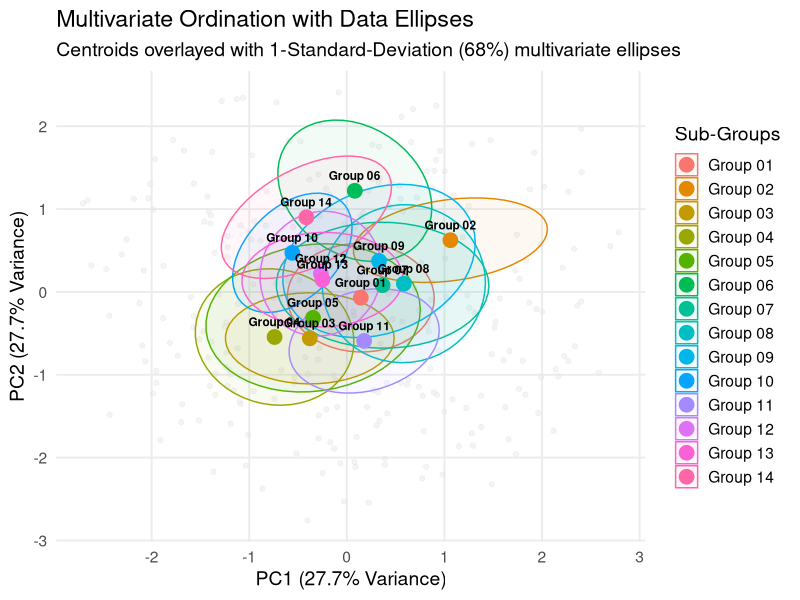
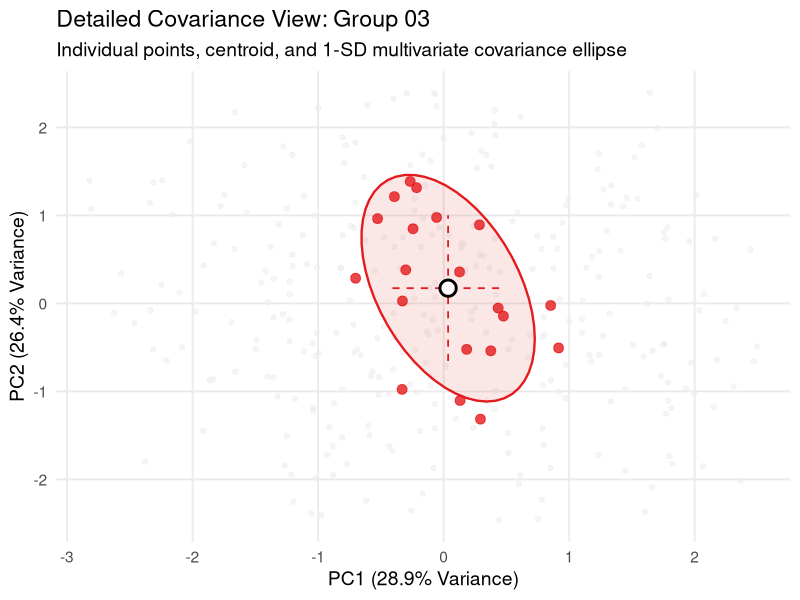
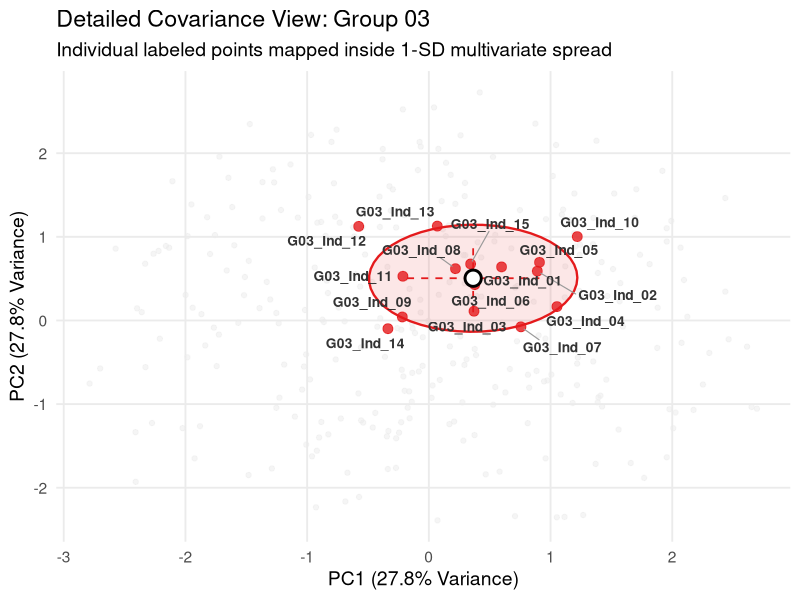
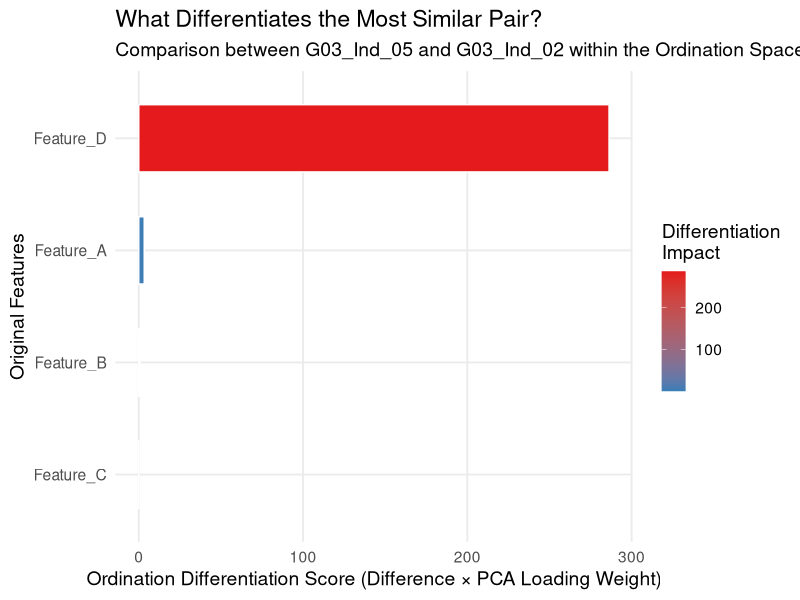

Here is the R script that generated these plots, in order: (Note: this script raises an error after producing the figures.)

#Approach 1
#Within overall space, how are the clusters of zones distributed?

# 1. Load core packages
library(ggplot2)
library(dplyr)

# 2. Generate sample data (Reuse previous structure for continuity)
set.seed(42)
num_background_points <- 300
num_groups <- 14
points_per_group <- 15
group_list <- list()

# Global Background
global_background <- data.frame(
  Feature_A = runif(num_background_points, min = 0, max = 100),
  Feature_B = runif(num_background_points, min = 10, max = 50),
  Feature_C = runif(num_background_points, min = 0, max = 1),
  Feature_D = runif(num_background_points, min = 1000, max = 5000),
  Data_Type = "Global Background Context", Group_ID  = "None"
)

# 14 Sub-groups
for (i in 1:num_groups) {
  center_shift_A <- runif(1, min = 15, max = 85)
  center_shift_B <- runif(1, min = 15, max = 45)
  group_list[[i]] <- data.frame(
    Feature_A = rnorm(points_per_group, mean = center_shift_A, sd = 5),
    Feature_B = rnorm(points_per_group, mean = center_shift_B, sd = 3),
    Feature_C = runif(points_per_group, min = 0.2, max = 0.8),
    Feature_D = runif(points_per_group, min = 1500, max = 4500),
    Data_Type = "Group Observation", Group_ID  = paste("Group", sprintf("%02d", i))
  )
}
all_observations <- bind_rows(global_background, do.call(rbind, group_list))

# 3. Perform Global Ordination (PCA)
pca_matrix <- all_observations %>% select(starts_with("Feature_"))
pca_result <- prcomp(pca_matrix, scale. = TRUE)
var_explained <- round(100 * (pca_result$sdev^2 / sum(pca_result$sdev^2)), 1)

ordination_df <- as.data.frame(pca_result$x) %>%
  bind_cols(all_observations %>% select(Data_Type, Group_ID))

# Extract Group Observations (needed to draw the variance ellipses)
group_observations <- ordination_df %>% filter(Data_Type == "Group Observation")

# Collapse into Centroids (The 14 points)
group_centroids <- group_observations %>%
  group_by(Group_ID) %>%
  summarise(PC1 = mean(PC1), PC2 = mean(PC2), .groups = "drop")

# 4. Generate the Visualization with Multivariate Variance Ellipses
ggplot() +
  # Layer 1: Global background context cloud
  geom_point(data = filter(ordination_df, Data_Type == "Global Background Context"),
             aes(x = PC1, y = PC2), color = "gray90", alpha = 0.4, size = 1.5) +

  # Layer 2: MULTIVARIATE VARIANCE ELLIPSES
  # type = "norm" assumes a multivariate normal distribution.
  # level = 0.68 approximates 1 Standard Deviation in multivariate space.
  # Change level = 0.95 for a 95% Confidence Interval (Standard Error equivalent).
  stat_ellipse(data = group_observations,
               aes(x = PC1, y = PC2, color = Group_ID, fill = Group_ID),
               type = "norm", level = 0.68, geom = "polygon", alpha = 0.05, size = 0.5) +

  # Layer 3: Plot the 14 Group Centroids
  geom_point(data = group_centroids,
             aes(x = PC1, y = PC2, color = Group_ID), size = 4, stroke = 1) +

  # Layer 4: Text Labels for Centroids
  geom_text(data = group_centroids,
            aes(x = PC1, y = PC2, label = Group_ID),
            vjust = -1.2, size = 3, fontface = "bold", show.legend = FALSE) +

  # Fine-tune scales and canvas styling
  labs(
    title = "Multivariate Ordination with Data Ellipses",
    subtitle = "Centroids overlayed with 1-Standard-Deviation (68%) multivariate ellipses",
    x = paste0("PC1 (", var_explained, "% Variance)"),
    y = paste0("PC2 (", var_explained, "% Variance)"),
    color = "Sub-Groups", fill = "Sub-Groups"
  ) +
  theme_minimal(base_size = 14) +
  theme(legend.position = "right", panel.grid.minor = element_blank())










#Approach 2
#For an individual cluster, how are the individual zones distributed?
# 1. Load core packages
library(ggplot2)
library(dplyr)

# 2. Generate sample data (Re-using the exact generation architecture for consistency)
set.seed(42)
num_background_points <- 300
num_groups <- 14
points_per_group <- 20 # Increased slightly to see individual point distribution better
group_list <- list()

# Global Background
global_background <- data.frame(
  Feature_A = runif(num_background_points, min = 0, max = 100),
  Feature_B = runif(num_background_points, min = 10, max = 50),
  Feature_C = runif(num_background_points, min = 0, max = 1),
  Feature_D = runif(num_background_points, min = 1000, max = 5000),
  Data_Type = "Global Background Context", Group_ID  = "None"
)

# 14 Sub-groups
for (i in 1:num_groups) {
  center_shift_A <- runif(1, min = 15, max = 85)
  center_shift_B <- runif(1, min = 15, max = 45)
  group_list[[i]] <- data.frame(
    Feature_A = rnorm(points_per_group, mean = center_shift_A, sd = 6),
    Feature_B = rnorm(points_per_group, mean = center_shift_B, sd = 4),
    Feature_C = runif(points_per_group, min = 0.2, max = 0.8),
    Feature_D = runif(points_per_group, min = 1500, max = 4500),
    Data_Type = "Group Observation", Group_ID  = paste("Group", sprintf("%02d", i))
  )
}
all_observations <- bind_rows(global_background, do.call(rbind, group_list))

# 3. Perform Global Ordination (PCA)
pca_matrix <- all_observations %>% select(starts_with("Feature_"))
pca_result <- prcomp(pca_matrix, scale. = TRUE)
var_explained <- round(100 * (pca_result$sdev^2 / sum(pca_result$sdev^2)), 1)

ordination_df <- as.data.frame(pca_result$x) %>%
  bind_cols(all_observations %>% select(Data_Type, Group_ID))

# ==========================================
# 4. ISOLATE A SINGLE TARGET GROUP
# ==========================================
# Change "Group 03" to whichever of your 14 groups you want to inspect
target_group_name <- "Group 03"

# Extract individual points belonging to ONLY this group
single_group_individuals <- ordination_df %>%
  filter(Group_ID == target_group_name)

# Calculate the precise centroid (multivariate mean) for this single group
single_centroid <- single_group_individuals %>%
  summarise(PC1 = mean(PC1), PC2 = mean(PC2))

# Calculate the univariate standard deviations for the crosshair axis markings
single_sd <- single_group_individuals %>%
  summarise(sd_PC1 = sd(PC1), sd_PC2 = sd(PC2))

# 5. Generate the Single-Group Covariance Plot
ggplot() +
  # Layer 1: Faded global background cloud to preserve total min/max reference bounds
  geom_point(data = filter(ordination_df, Data_Type == "Global Background Context"),
             aes(x = PC1, y = PC2), color = "gray92", alpha = 0.5, size = 1.5) +

  # Layer 2: Covariance Matrix Ellipse (Spread container)
  # level = 0.68 captures roughly 1 Standard Deviation of multivariate space
  stat_ellipse(data = single_group_individuals,
               aes(x = PC1, y = PC2), type = "norm", level = 0.68,
               geom = "polygon", fill = "#E41A1C", color = "#E41A1C", alpha = 0.1, size = 0.8) +

  # Layer 3: Univariate Variance Crosshairs (SD bars intersecting at the centroid)
  geom_segment(aes(x = single_centroid$PC1 - single_sd$sd_PC1, xend = single_centroid$PC1 + single_sd$sd_PC1,
                   y = single_centroid$PC2, yend = single_centroid$PC2),
               color = "#E41A1C", size = 0.6, linetype = "dashed") +
  geom_segment(aes(x = single_centroid$PC1, xend = single_centroid$PC1,
                   y = single_centroid$PC2 - single_sd$sd_PC2, yend = single_centroid$PC2 + single_sd$sd_PC2),
               color = "#E41A1C", size = 0.6, linetype = "dashed") +

  # Layer 4: Plot the INDIVIDUAL points of this group
  geom_point(data = single_group_individuals,
             aes(x = PC1, y = PC2), color = "#E41A1C", size = 3, alpha = 0.8) +

  # Layer 5: Plot the Central Centroid Point
  geom_point(data = single_centroid,
             aes(x = PC1, y = PC2), color = "black", fill = "white", shape = 21, size = 4.5, stroke = 1.5) +

  # Canvas settings and styling labels
  labs(
    title = paste("Detailed Covariance View:", target_group_name),
    subtitle = "Individual points, centroid, and 1-SD multivariate covariance ellipse",
    x = paste0("PC1 (", var_explained[1], "% Variance)"),
    y = paste0("PC2 (", var_explained[2], "% Variance)")
  ) +
  theme_minimal(base_size = 14) +
  theme(panel.grid.minor = element_blank())








#Approach 3
#For an individual cluster, how are the individual zones distributed?
#This adds the labels for each zone

# 1. Load core packages (and ggrepel for smart text layout)
library(ggplot2)
library(dplyr)
library(ggrepel)

# 2. Generate sample data with unique individual subject tags
set.seed(42)
num_background_points <- 300
num_groups <- 14
points_per_group <- 15
group_list <- list()

# Global Background Context
global_background <- data.frame(
  Feature_A = runif(num_background_points, min = 0, max = 100),
  Feature_B = runif(num_background_points, min = 10, max = 50),
  Feature_C = runif(num_background_points, min = 0, max = 1),
  Feature_D = runif(num_background_points, min = 1000, max = 5000),
  Data_Type = "Global Background Context",
  Group_ID  = "None",
  Subject_ID = "None"
)

# 14 Sub-groups with tagged individuals (e.g., "G03_Ind_01")
for (i in 1:num_groups) {
  center_shift_A <- runif(1, min = 15, max = 85)
  center_shift_B <- runif(1, min = 15, max = 45)

  group_name <- paste("Group", sprintf("%02d", i))

  group_list[[i]] <- data.frame(
    Feature_A = rnorm(points_per_group, mean = center_shift_A, sd = 6),
    Feature_B = rnorm(points_per_group, mean = center_shift_B, sd = 4),
    Feature_C = runif(points_per_group, min = 0.2, max = 0.8),
    Feature_D = runif(points_per_group, min = 1500, max = 4500),
    Data_Type = "Group Observation",
    Group_ID  = group_name,
    Subject_ID = paste0("G", sprintf("%02d", i), "_Ind_", sprintf("%02d", 1:points_per_group))
  )
}
all_observations <- bind_rows(global_background, do.call(rbind, group_list))

# 3. Perform Global Ordination (PCA)
pca_matrix <- all_observations %>% select(starts_with("Feature_"))
pca_result <- prcomp(pca_matrix, scale. = TRUE)
var_explained <- round(100 * (pca_result$sdev^2 / sum(pca_result$sdev^2)), 1)

ordination_df <- as.data.frame(pca_result$x) %>%
  bind_cols(all_observations %>% select(Data_Type, Group_ID, Subject_ID))

# ==========================================
# 4. ISOLATE A SINGLE TARGET GROUP
# ==========================================
target_group_name <- "Group 03"

single_group_individuals <- ordination_df %>%
  filter(Group_ID == target_group_name)

single_centroid <- single_group_individuals %>%
  summarise(PC1 = mean(PC1), PC2 = mean(PC2))

single_sd <- single_group_individuals %>%
  summarise(sd_PC1 = sd(PC1), sd_PC2 = sd(PC2))

# 5. Generate the Labeled Covariance Plot
ggplot() +
  # Layer 1: Faded global background cloud
  geom_point(data = filter(ordination_df, Data_Type == "Global Background Context"),
             aes(x = PC1, y = PC2), color = "gray92", alpha = 0.5, size = 1.5) +

  # Layer 2: Covariance Matrix Ellipse (1 Standard Deviation Container)
  stat_ellipse(data = single_group_individuals,
               aes(x = PC1, y = PC2), type = "norm", level = 0.68,
               geom = "polygon", fill = "#E41A1C", color = "#E41A1C", alpha = 0.1, size = 0.8) +

  # Layer 3: Univariance crosshairs
  geom_segment(aes(x = single_centroid$PC1 - single_sd$sd_PC1, xend = single_centroid$PC1 + single_sd$sd_PC1,
                   y = single_centroid$PC2, yend = single_centroid$PC2),
               color = "#E41A1C", size = 0.6, linetype = "dashed") +
  geom_segment(aes(x = single_centroid$PC1, xend = single_centroid$PC1,
                   y = single_centroid$PC2 - single_sd$sd_PC2, yend = single_centroid$PC2 + single_sd$sd_PC2),
               color = "#E41A1C", size = 0.6, linetype = "dashed") +

  # Layer 4: Plot individual observations
  geom_point(data = single_group_individuals,
             aes(x = PC1, y = PC2), color = "#E41A1C", size = 3, alpha = 0.8) +

  # Layer 5: SMART TEXT LABELS FOR INDIVIDUALS
  # geom_text_repel pushes text tags away from points to avoid overlaps
  geom_text_repel(data = single_group_individuals,
                  aes(x = PC1, y = PC2, label = Subject_ID),
                  size = 3.5, fontface = "bold", color = "gray20",
                  box.padding = 0.4, point.padding = 0.3,
                  segment.color = "gray60", segment.size = 0.4) +

  # Layer 6: Center Centroid Marker
  geom_point(data = single_centroid,
             aes(x = PC1, y = PC2), color = "black", fill = "white", shape = 21, size = 4.5, stroke = 1.5) +

  # Canvas settings and styling
  labs(
    title = paste("Detailed Covariance View:", target_group_name),
    subtitle = "Individual labeled points mapped inside 1-SD multivariate spread",
    x = paste0("PC1 (", var_explained, "% Variance)"),
    y = paste0("PC2 (", var_explained, "% Variance)")
  ) +
  theme_minimal(base_size = 14) +
  theme(panel.grid.minor = element_blank())






#Approach 4
#This was one attempt to see how different individuals are with respect to features.
#Interesting, but not necessarily so informative.

# 1. Load required libraries
library(ggplot2)
library(dplyr)
library(tidyr)

# =========================================================================
# 2. ISOLATE THE TARGET GROUP FEATURES (Using raw, unscaled feature data)
# =========================================================================
# Grab the original unscaled features for your isolated group
# We use the raw feature values so our final text description makes physical sense
raw_group_features <- all_observations %>%
  filter(Group_ID == target_group_name) %>%
  select(Subject_ID, starts_with("Feature_"))

# =========================================================================
# 3. IDENTIFY THE MOST SIMILAR PAIR OF INDIVIDUALS
# =========================================================================
# Use our PCA coordinates to find the pair closest together in the ordination space
group_coords <- single_group_individuals %>%
  select(PC1, PC2) %>%
  `rownames<-`(single_group_individuals$Subject_ID)

dist_matrix <- as.matrix(dist(group_coords))
diag(dist_matrix) <- Inf # Ignore self-distance zeros

# Find the exact row/column indices of the absolute minimum distance
closest_pair_idx <- which(dist_matrix == min(dist_matrix), arr.ind = TRUE)
ind_A <- rownames(dist_matrix)[closest_pair_idx[1, 1]]
ind_B <- colnames(dist_matrix)[closest_pair_idx[1, 2]]

# =========================================================================
# 4. CALCULATE INDIVIDUAL FEATURE DIFFERENCES & PCA INFLUENCE
# =========================================================================
# Extract raw feature profiles for these two most similar individuals
profile_A <- raw_group_features %>% filter(Subject_ID == ind_A) %>% select(-Subject_ID)
profile_B <- raw_group_features %>% filter(Subject_ID == ind_B) %>% select(-Subject_ID)

# Absolute difference shows the raw magnitude of variation
raw_diffs <- abs(profile_A - profile_B)

# To find what 'differentiates' them in the ordination space, we multiply
# their normalized differences by the feature loading weights from the PCA.
# This reveals which feature holds the most mathematical leverage between them.
pca_loadings <- as.data.frame(pca_result$rotation) %>%
  select(PC1, PC2) %>%
  mutate(Feature = rownames(.))

# Calculate a "Differentiation Score" based on total loading impact across PC1 & PC2
differentiation_analysis <- pca_loadings %>%
  mutate(
    Raw_Value_Ind_A = as.numeric(profile_A[1, Feature]),
    Raw_Value_Ind_B = as.numeric(profile_B[1, Feature]),
    Absolute_Difference = abs(Raw_Value_Ind_A - Raw_Value_Ind_B)
  ) %>%
  # Weight the difference by how important the feature is to the overall ordination space
  mutate(Space_Differentiation_Score = Absolute_Difference * (abs(PC1) + abs(PC2))) %>%
  arrange(desc(Space_Differentiation_Score))

# Identify the #1 feature that differentiates them the most
top_differentiator <- differentiation_analysis$Feature[1]

# =========================================================================
# 5. PRINT THE NATURAL LANGUAGE MULTIVARIATE DESCRIPTION
# =========================================================================
cat("\n========================================================================\n",
    "MULTIVARIATE SIMILARITY DESCRIPTION FOR:", target_group_name, "\n",
    "========================================================================\n",
    "• In this multivariate space, '", ind_A, "' and '", ind_B, "' are the MOST SIMILAR individuals.\n",
    "• Although they cluster tightly together, what primarily differentiates them is '", top_differentiator, "'.\n\n",
    "Breakdown of feature variations between them (sorted by space impact):\n", sep="")
print(differentiation_analysis %>% select(Feature, Raw_Value_Ind_A, Raw_Value_Ind_B, Absolute_Difference, Space_Differentiation_Score))

# =========================================================================
# 6. VISUALIZE THE FEATURE-BY-FEATURE DIFFERENTIATION PROFILE
# =========================================================================
ggplot(differentiation_analysis, aes(x = reorder(Feature, Space_Differentiation_Score), y = Space_Differentiation_Score, fill = Space_Differentiation_Score)) +
  geom_col(color = "white", width = 0.6) +
  coord_flip() + # Flip for easier reading of feature names
  scale_fill_gradient(low = "#377EB8", high = "#E41A1C", name = "Differentiation\nImpact") +
  labs(
    title = paste("What Differentiates the Most Similar Pair?"),
    subtitle = paste("Comparison between", ind_A, "and", ind_B, "within the Ordination Space"),
    x = "Original Features",
    y = "Ordination Differentiation Score (Difference × PCA Loading Weight)"
  ) +
  theme_minimal(base_size = 14) +
  theme(panel.grid.minor = element_blank())









#Approach 5
#This plots the cluster with zones more like an ordination plot.
#To the right, it gives an indication of how different each feature is for the given individual.

#Interpretation:
#Because we scaled the features locally within this specific group from 0
#(absolute minimum value in the group) to 1 (absolute maximum value in the group),
#the color gradient serves as an individual fingerprint comparison matrix:

#🔴 Dark Red / Coral Blocks (High Values / Top of Scale):  This means that an
#individual has a very high value for that specific feature compared to the
#rest of their group. For instance, if an individual's cell under Feature_A
#is deep red, they possess the highest amount of Feature_A among all 15 members.

#⚪ White Blocks (The Group Median / Average Spectrum):This signifies that the
#individual sits right in the middle of the pack (0.5 on the relative scale)
#for that specific variable. They are perfectly baseline and average for that
#feature.

#🔵 Dark Blue / Navy Blocks (Low Values / Bottom of Scale):  This indicates a
#very low value for that specific feature relative to the group. A deep blue
#tile under Feature_D means that individual has nearly the lowest recorded
#measurement for that feature in this cluster.



# 1. Load required libraries
library(ggplot2)
library(dplyr)
library(tidyr)
# patchwork is excellent for sticking two plots together side-by-side smoothly
if(!require(patchwork)) install.packages("patchwork")
library(patchwork)

# =========================================================================
# 2. ISOLATE GROUP OBSERVATIONS & NORMALIZE FEATURES FOR VISUAL COMPARISON
# =========================================================================
# Filter our master ordination dataset down to just our single group of interest
target_group_individuals <- ordination_df %>%
  filter(Group_ID == target_group_name)

# Extract raw feature columns for these specific individuals
group_raw_features <- all_observations %>%
  filter(Group_ID == target_group_name) %>%
  select(Subject_ID, starts_with("Feature_"))

# Standardize features (0 to 1) ONLY within this group so we can see
# relative differences at a glance (e.g., who has the highest/lowest Feature_A)
group_features_long <- group_raw_features %>%
  mutate(across(starts_with("Feature_"), ~ (. - min(.)) / (max(.) - min(.)))) %>%
  pivot_longer(cols = starts_with("Feature_"), names_to = "Feature", values_to = "Relative_Value")

# =========================================================================
# 3. PLOT A: THE ORDINATION SPACE (Where they sit & what vectors drive them)
# =========================================================================
# Isolate loading directions matching our global PCA for context arrows
group_loadings <- loadings_df

plot_ordination <- ggplot() +
  # Draw the covariance container envelope
  stat_ellipse(data = target_group_individuals, aes(x = PC1, y = PC2),
               type = "norm", level = 0.68, geom = "polygon", fill = "#E41A1C", alpha = 0.08) +
  # Plot individuals as points
  geom_point(data = target_group_individuals, aes(x = PC1, y = PC2),
             color = "#E41A1C", size = 3.5) +
  # Label the points with their Subject IDs
  geom_text(data = target_group_individuals, aes(x = PC1, y = PC2, label = gsub(".*_Ind_", "I_", Subject_ID)),
            vjust = -1.2, fontface = "bold", size = 3, color = "gray20") +
  # Overlay feature directional vectors to show WHAT drives points to their locations
  geom_segment(data = group_loadings, aes(x = 0, y = 0, xend = PC1, yend = PC2),
               arrow = arrow(length = unit(0.15, "cm")), color = "black", alpha = 0.6, size = 0.6) +
  geom_text(data = group_loadings, aes(x = PC1 * 1.2, y = PC2 * 1.2, label = Feature),
            color = "black", fontface = "italic", size = 3.5) +
  labs(
    title = paste("Positions in Multivariate Space"),
    x = "PC1 Coordinate", y = "PC2 Coordinate"
  ) +
  theme_minimal(base_size = 12) +
  theme(panel.grid.minor = element_blank())

# =========================================================================
# 4. PLOT B: THE PROFILE GRID (What distinguishes them at-a-glance)
# =========================================================================
# Simplify the text tags on the axis to save space ("I_01" instead of "Group_03_Ind_01")
group_features_long <- group_features_long %>%
  mutate(Short_ID = gsub(".*_Ind_", "I_", Subject_ID))

plot_profiles <- ggplot(group_features_long, aes(x = Feature, y = Short_ID, fill = Relative_Value)) +
  geom_tile(color = "white", size = 0.4) +
  # High value = strong expression of feature, Low value = weak expression
  scale_fill_gradient2(low = "#377EB8", mid = "white", high = "#E41A1C", midpoint = 0.5,
                       name = "Relative Scale\n(Min to Max)") +
  labs(
    title = "Distinguishing Feature Profiles",
    x = "Original Features", y = "Individual ID"
  ) +
  theme_minimal(base_size = 12) +
  theme(
    axis.text.x = element_text(angle = 45, hjust = 1, fontface = "bold"),
    axis.text.y = element_text(fontface = "bold"),
    panel.grid = element_blank()
  )

# =========================================================================
# 5. COMBINE BOTH VISUALS INTO A SINGLE FIGURE
# =========================================================================
# Use patchwork syntax to bind them side-by-side with a master title layout
combined_figure <- (plot_ordination | plot_profiles) +
  plot_layout(widths = c(1.1, 1)) +
  plot_annotation(
    title = paste("At-a-Glance Differentiation Blueprint:", target_group_name),
    subtitle = "Left: Spatial location determined by features | Right: Underlying fingerprint explaining differences",
    theme = theme(plot_title = element_text(size = 16, face = "bold"))
  )

# Render the layout canvas
print(combined_figure)









# 1. Load required libraries
library(ggplot2)
library(dplyr)
library(tidyr)
library(patchwork)

# =========================================================================
# 2. PERFORM SPATIAL SORTING USING HIERARCHICAL CLUSTERING
# =========================================================================
# Extract ordination coordinates for our target group
spatial_coords <- target_group_individuals %>%
  select(PC1, PC2) %>%
  `rownames<-`(target_group_individuals$Subject_ID)

# Calculate spatial distances and cluster them
spatial_dist <- dist(spatial_coords, method = "euclidean")
spatial_cluster <- hclust(spatial_dist, method = "complete")

# Extract the sorted order of Short IDs (e.g., "I_03", "I_01")
sorted_subject_order <- spatial_cluster$labels[spatial_cluster$order]
sorted_short_order <- gsub(".*_Ind_", "I_", sorted_subject_order)

# Update our long dataframe and force the Short_ID to follow this exact order
group_features_long <- group_features_long %>%
  mutate(Short_ID = factor(Short_ID, levels = sorted_short_order))

# =========================================================================
# 3. RE-GENERATE THE PROFILE GRID PLOT (Sorted by Space)
# =========================================================================
plot_profiles_sorted <- ggplot(group_features_long, aes(x = Feature, y = Short_ID, fill = Relative_Value)) +
  geom_tile(color = "white", size = 0.4) +
  # Using a diverging red-to-blue palette (RdBu) for easier visual reading
  scale_fill_distiller(palette = "RdBu", direction = 1,
                       name = "Relative Value\n(Within Group)",
                       guide = guide_colorbar(barwidth = 1.5, barheight = 10)) +
  labs(
    title = "Distinguishing Feature Profiles",
    subtitle = "Stacked by spatial neighborhood proximity",
    x = "Original Features", y = "Individual ID (Clustered)"
  ) +
  theme_minimal(base_size = 12) +
  theme(
    axis.text.x = element_text(angle = 45, hjust = 1, fontface = "bold"),
    axis.text.y = element_text(fontface = "bold"),
    panel.grid = element_blank()
  )

# Combine both plots side-by-side using patchwork
combined_figure_sorted <- (plot_ordination | plot_profiles_sorted) +
  plot_layout(widths = c(1.1, 1)) +
  plot_annotation(
    title = paste("Spatially Ordered Differentiation Blueprint:", target_group_name),
    subtitle = "The row grid layout now matches spatial clusters from the ordination space.",
    theme = theme(plot_title = element_text(size = 16, face = "bold"))
  )

print(combined_figure_sorted)
